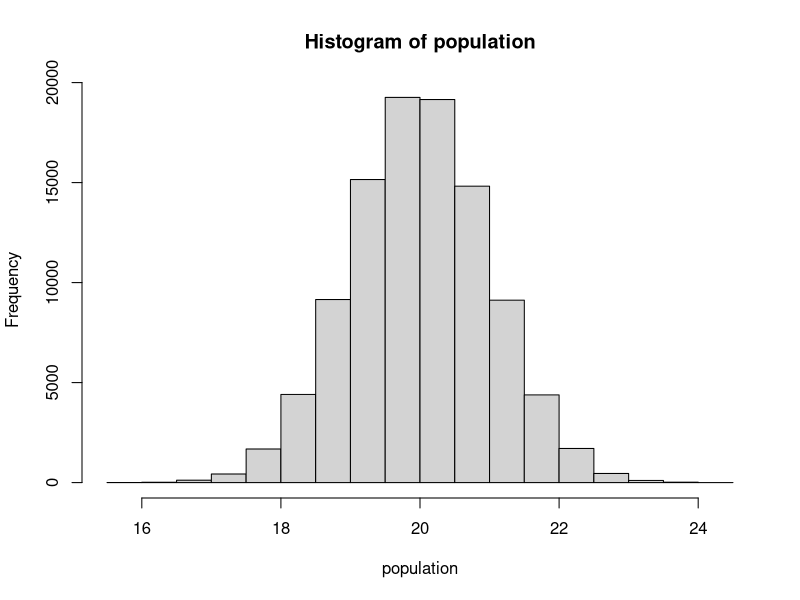
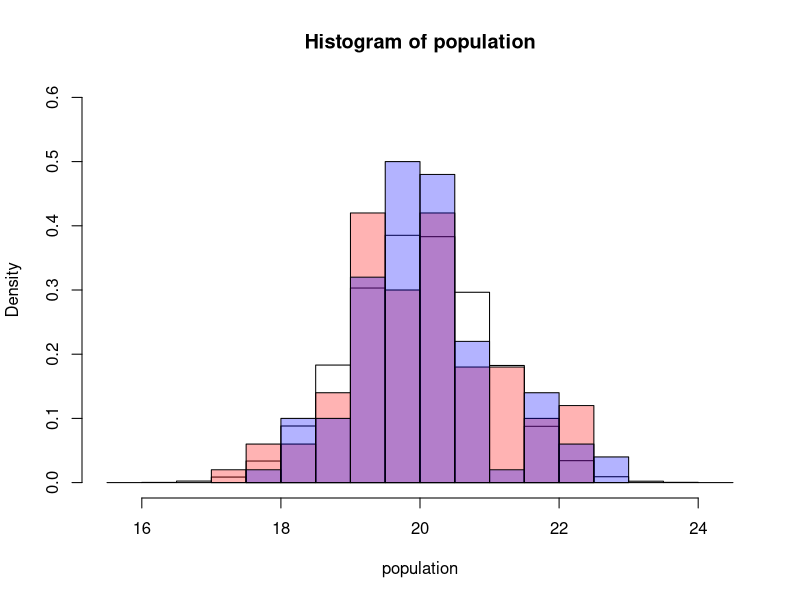
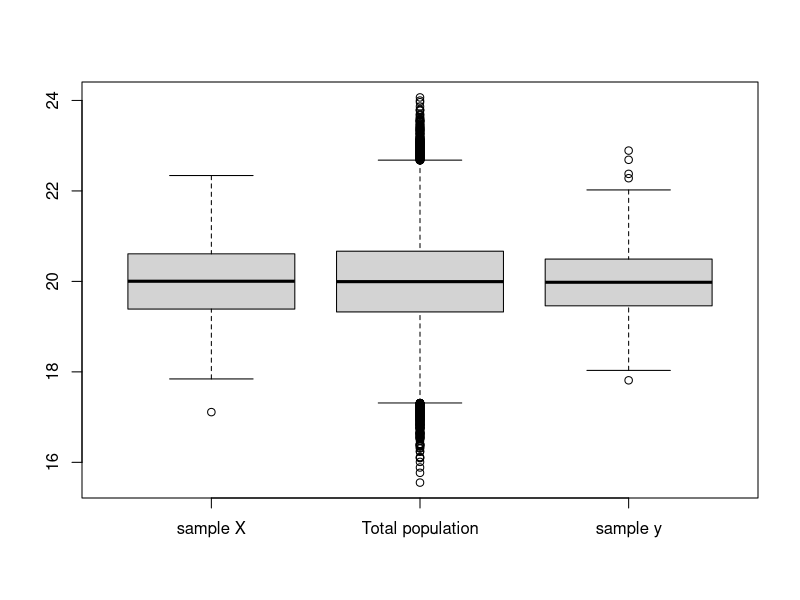
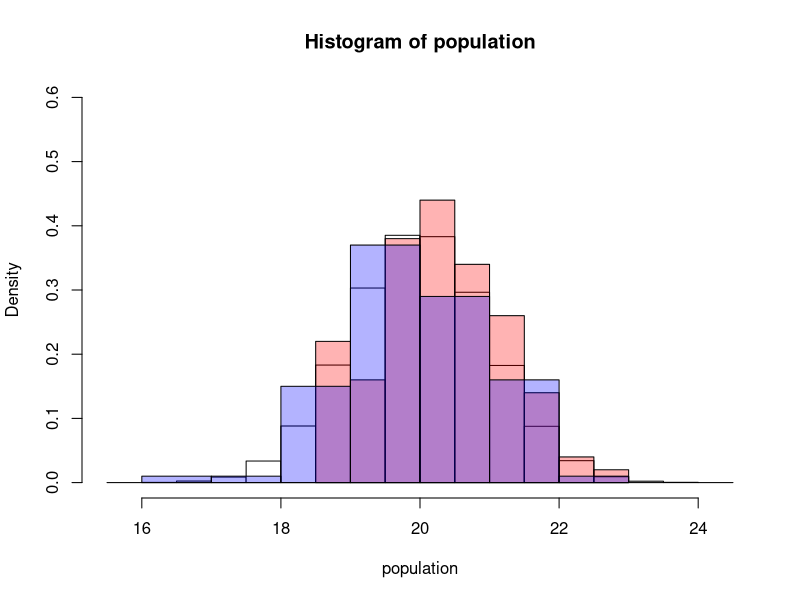
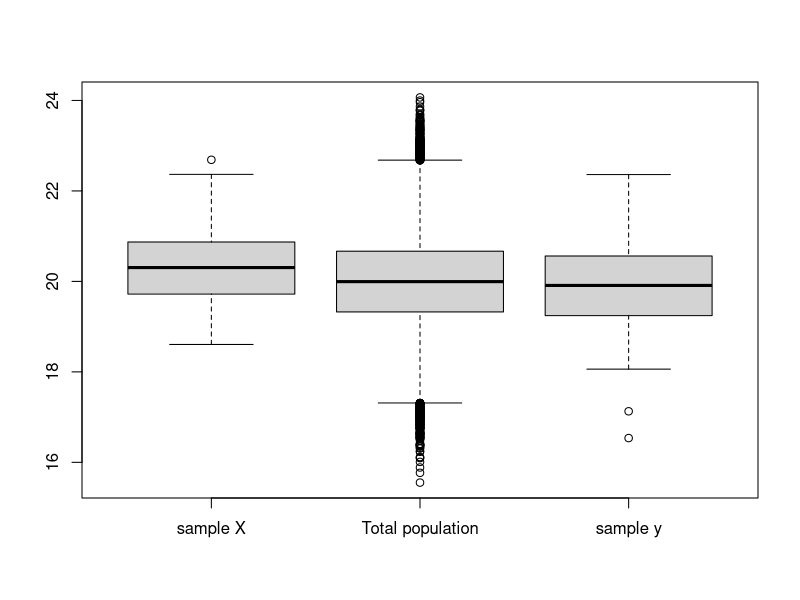

Write the R code that produced these figures, in order.
## ---- chunk 1
knitr::opts_chunk$set(echo = TRUE)
library(scales)
## ---- chunk 2

population <- rnorm(100000, mean=20, sd=1)

hist(population)

## ---- chunk 3
x <- sample(population, 100, replace = FALSE)
y <- sample(population, 100, replace = FALSE)
t.test(x=x, y=y)$p.value

hist(population, freq=F, ylim=c(0,0.6), col="white")
hist(x, col=alpha(alpha=0.3,"red"), add=T, freq=F)
hist(y, col=alpha(alpha=0.3,"blue"), add=T, freq=F)

boxplot(x, population, y, names=c("sample X", "Total population", "sample y"))

## ---- chunk 4
pval <- rep(NA, 1e4)
sigout <- list()
for(i in 1:1e4)
{
  x <- sample(population, 100, replace = FALSE)
  y <- sample(population, 100, replace = FALSE)
  pval[i] <- t.test(x=x, y=y)$p.value
  if(pval[i] < 0.05){
    sigout[[length(sigout)+1]] <- data.frame(x=x, y=y)
  }
}

sum(pval < 0.05)
length(pval)
sum(pval < 0.05)/10000

## ---- chunk 5

# plot histograms
hist(population, freq=F, ylim=c(0,0.6), col="white")
hist(sigout[[1]]$x, col=alpha(alpha=0.3,"red"), add=T, freq=F)
hist(sigout[[1]]$y, col=alpha(alpha=0.3,"blue"), add=T, freq=F)

boxplot(sigout[[1]]$x, population, sigout[[1]]$y, names=c("sample X", "Total population", "sample y"))

